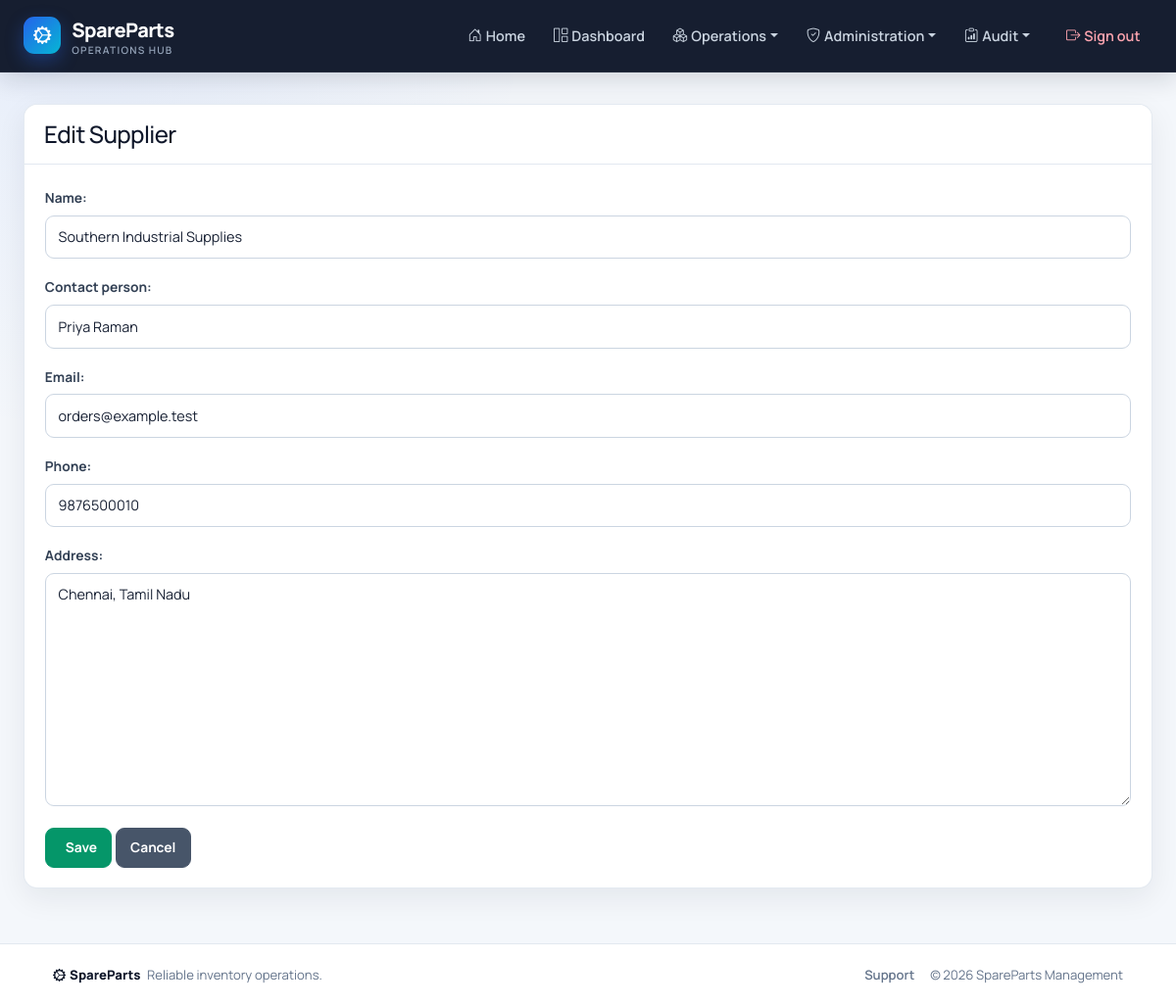
Screenshot of /procurement/suppliers/3/edit/ (signed in) with the database file from the repository.
### procurement/models.py (models this page shows, shortened)
class Supplier(models.Model):
    name = models.CharField(max_length=200)
    contact_person = models.CharField(max_length=100, blank=True, null=True)
    email = models.EmailField(blank=True, null=True)
    phone = models.CharField(max_length=15, blank=True, null=True)
    address = models.TextField(blank=True, null=True)

### procurement/views.py (the view)
# urls.py: path('suppliers/<int:pk>/edit/', views.SupplierUpdateView.as_view(), name='supplier_edit'),
class SupplierUpdateView(LoginRequiredMixin, RoleRequiredMixin, UpdateView):
    model = Supplier
    form_class = SupplierForm
    template_name = 'supplier_form.html'
    success_url = reverse_lazy('procurement:supplier_list')
    allowed_roles = ['admin', 'procurement_officer']

### procurement/forms.py
class SupplierForm(forms.ModelForm):
    class Meta:
        model = Supplier
        fields = ['name', 'contact_person', 'email', 'phone', 'address']

### core/models.py (called while the page is built)
    def has_access(self, code):
        if not self.is_authenticated or not self.is_active:
            return False
        if self.is_superuser:
            return True
        return self.get_effective_access_permissions().filter(code=code).exists()

### core/templatetags/rbac.py (called while the page is built)
@register.filter
def has_access(user, code):
    return bool(getattr(user, 'has_access', lambda unused: False)(code))

### parts/mixins.py (called while the page is built)
    def get_permission_required(self):
        if self.permission_required:
            return self.permission_required
        model_name = self.model._meta.model_name
        module = self.permission_modules.get(model_name, model_name)
        action = 'view' if self.__class__.__name__.endswith(('ListView', 'DetailView')) else 'manage'
        return f'{module}.{action}'

    def dispatch(self, request, *args, **kwargs):
        if self.get_permission_required() == 'users.manage' and not request.user.is_superuser:
            raise PermissionDenied("Only a super admin can manage users and permissions.")
        if request.user.is_authenticated and request.user.has_access(self.get_permission_required()):
            return super().dispatch(request, *args, **kwargs)
        raise PermissionDenied("You do not have permission to access this page.")

### templates/supplier_form.html (shortened to what this page needs)
{% extends "base.html" %}
{% load static %}
{% block content %}
<div class="card shadow-sm">
    <div class="card-header bg-dark text-white">
        <h4 class="mb-0">
            {% if form.instance.pk %} Edit Supplier {% else %} Add Supplier {% endif %}
        </h4>
    </div>
    <div class="card-body">
        <form method="post">
            {{ form.as_p }}
            <div class="mt-3">
                <button type="submit" class="btn btn-success">
                     Save
                </button>
                <a href="{% url 'procurement:supplier_list' %}" class="btn btn-secondary">
                    Cancel
                </a>
            </div>
        </form>
    </div>
</div>
{% endblock %}

### templates/base.html (style rules this page uses)
:root { --sp-navy: #0f172a; --sp-navy-soft: #1e293b; --sp-primary: #2563eb; --sp-primary-dark: #1d4ed8; --sp-cyan: #06b6d4; --sp-surface: #ffffff; --sp-bg: #f4f7fb; --sp-border: #e2e8f0; --sp-muted: #64748b; --sp-text: #172033; --sp-radius: 14px; --sp-shadow: 0 10px 30px rgba(15, 23, 42, .07); }
* { box-sizing: border-box; }
html { scroll-behavior: smooth; }
body { min-height: 100vh; display: flex; flex-direction: column; margin: 0; color: var(--sp-text); background: radial-gradient(circle at 8% 0%, rgba(37, 99, 235, .07), transparent 28rem), var(--sp-bg); font-family: "Manrope", system-ui, -apple-system, "Segoe UI", sans-serif; -webkit-font-smoothing: antialiased; }
a { text-underline-offset: 3px; }
h1, h2, h3, h4, h5, h6 { color: var(--sp-navy); letter-spacing: -.025em; }
.card { border: 1px solid rgba(226, 232, 240, .9) !important; border-radius: var(--sp-radius) !important; background: var(--sp-surface); box-shadow: var(--sp-shadow) !important; overflow: hidden; }
.card-header { padding: 1rem 1.25rem; background: #fff !important; border-bottom: 1px solid var(--sp-border) !important; }
.card-body { padding: 1.3rem; }
.form-label, form p > label { margin-bottom: .45rem; color: #334155; font-size: .86rem; font-weight: 700; }
form p { margin-bottom: 1rem; }
.form-control, .form-select, form p input:not([type="checkbox"]):not([type="radio"]), form p select, form p textarea { width: 100%; min-height: 44px; padding: .65rem .8rem; border: 1px solid #cbd5e1; border-radius: 9px; background-color: #fff; color: var(--sp-text); font: inherit; font-size: .9rem; transition: border-color .18s ease, box-shadow .18s ease; }
.btn { min-height: 40px; display: inline-flex; align-items: center; justify-content: center; gap: .35rem; padding: .55rem .9rem; border-radius: 9px; font-size: .86rem; font-weight: 700; box-shadow: none !important; transition: transform .16s ease, background .16s ease, border-color .16s ease; }
.btn-success { background: #059669; border-color: #059669; }
.btn-secondary { background: #475569; border-color: #475569; }

### rows the page displays
Supplier: name "Southern Industrial Supplies", contact_person "Priya Raman", email "orders@example.test", phone "9876500010", address "Chennai, Tamil Nadu"
